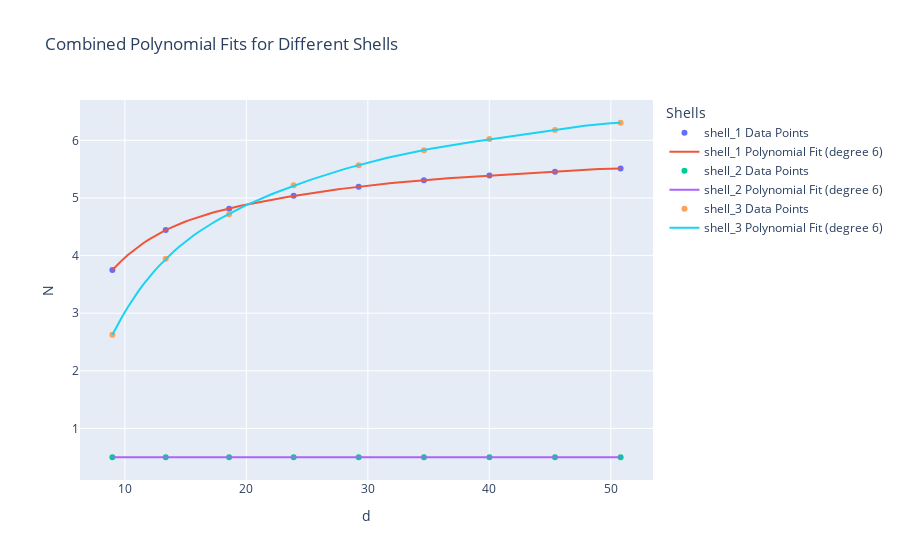

The notebook cell saved with this chart:
### Markdown cell above
### polynomial fit

### Code cell
fig = go.Figure()
degree = 6

# Loop through each shell, fit the polynomial, and add traces to the main figure
for i in range(1, len(sizes_all)+1):
    shell = f'shell_{i}'
    _, data_trace, fit_trace = fit_polynomial(
        np.array(sizes_all[shell]), np.array(CNs_all[shell]),
        degree=degree, xlabel="d", ylabel=f"N{i}", shell_label=shell
    )
    fig.add_traces([data_trace, fit_trace])

fig.update_layout(
    title="Combined Polynomial Fits for Different Shells",
    xaxis_title="d", yaxis_title="N", legend_title="Shells"
)
fig.show()
